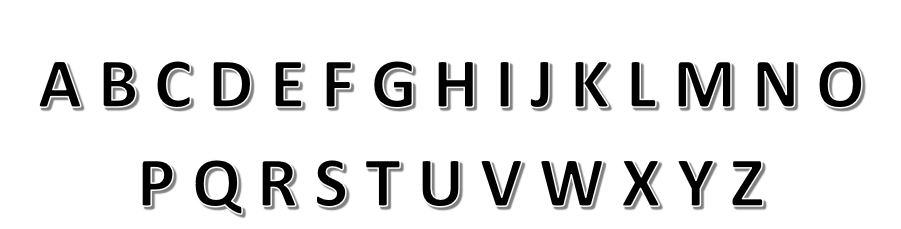
#> input picture 20XW97 - COMPUTER VISION LAB/Exercises/4.LabTasks4/uzimages/A-Z.png, 901 x 229 px
$ jupyter execute --allow-errors LabTasks4.ipynb
#> lines starting #> are read from the running program, lines starting #| are printed output that depends on the picture; after the words box and inside, x2 and y2 are one past the last pixel; in counts of white or black regions, pixels touching at a corner belong together
[cell 1]
import numpy as np
import matplotlib.pyplot as plt
import cv2 as cv
import sounddevice as sd
import scipy.io as spio
import scipy.signal as spsg
from skimage.filters import laplace, sobel, prewitt, gaussian
from skimage import segmentation
from skimage.util import random_noise
from skimage.feature import canny

### Task 1
Perform template matching with respect to `"Alphabet images"`.

[cell 2]
img = cv.imread('uzimages/A-Z.png', cv.IMREAD_GRAYSCALE)
#> img is the input picture: shape (229, 901); min 0, max 255, mean 227.6
template = cv.imread('uzimages/W.png', cv.IMREAD_GRAYSCALE)
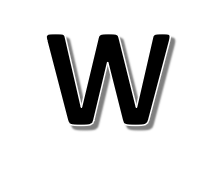
#> input picture 20XW97 - COMPUTER VISION LAB/Exercises/4.LabTasks4/uzimages/W.png, 216 x 187 px
#> template is the input picture: shape (187, 216); min 0, max 255, mean 217.3

plt.figure(figsize=(8, 4))
plt.subplot(211), plt.imshow(img, cmap="gray"), plt.title("img")
plt.subplot(212), plt.imshow(template, cmap="gray"), plt.title("template")
plt.tight_layout()

The given template image size is larger than the match in the full image. We can resize the given template to match the shape of the letters in the full image.

[cell 3]
# plt.imshow(img[150:, 530:620]) ---- W sliced from the A-Z image to resize the template
# from the we can get the shape the template should be in
h, w = img[150:, 530:621].shape
#> h = 79; w = 91
template = cv.resize(template, (w, h))
#> template: shape (79, 91)
plt.imshow(template, cmap="gray"), plt.title("Resized template")

[cell 4]
img_copy = img.copy()
res = cv.matchTemplate(img, template, cv.TM_CCORR_NORMED)
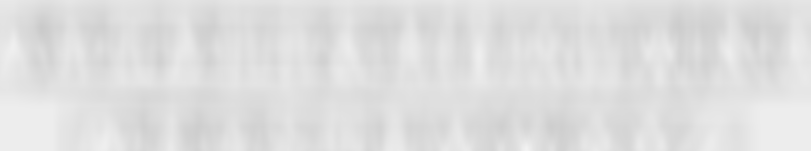
#> res: shape (151, 811) float32; min 0.794, max 0.952, mean 0.874
min_val, max_val, min_loc, max_loc = cv.minMaxLoc(res)
#> min_val = 0.794; max_val = 0.952; min_loc = (41, 27); max_loc = (526, 150)

top_left = max_loc
#> top_left = (526, 150)
bottom_right = (top_left[0] + w, top_left[1] + h)
#> bottom_right = (617, 229)

cv.rectangle(img, top_left, bottom_right, 0, 2)
#> img: shape (229, 901); 0.4% of pixels changed, all inside (x1, y1, x2, y2) = (525, 149, 619, 229)
plt.imshow(img, cmap="gray")

### Task 2
Perform template matching of `"Voice signal"`. Perform the following step by step.

1. Record your voice with sampling rate of `8000 Hz` for a duration of one second. The word to be uttered is `"Hello"`. This has to be done uniformly so that the length of the signal remains the same for everyone.
2. Perform correlation of `"Hello"` with respect to other `"Hello"` signal and find the best match.

For this task, I've used various audio files generated from online tts tools for a decent quality audio file, which was originally sampled at `48kHz`, and was rewritten with `8kHz`.

#> (a cell that did not finish here is left out)

#> (a cell that did not finish here is left out)

[cell 7]
# Plot signals
plt.figure(figsize=(16, 4))
plt.subplot(151), plt.plot(template), plt.title("template")
#> (the rest of this cell did not finish here and is left out)

[cell 8]
# Normalize signals
def normalize(signal):
    return (signal - np.mean(signal)) / np.std(signal)
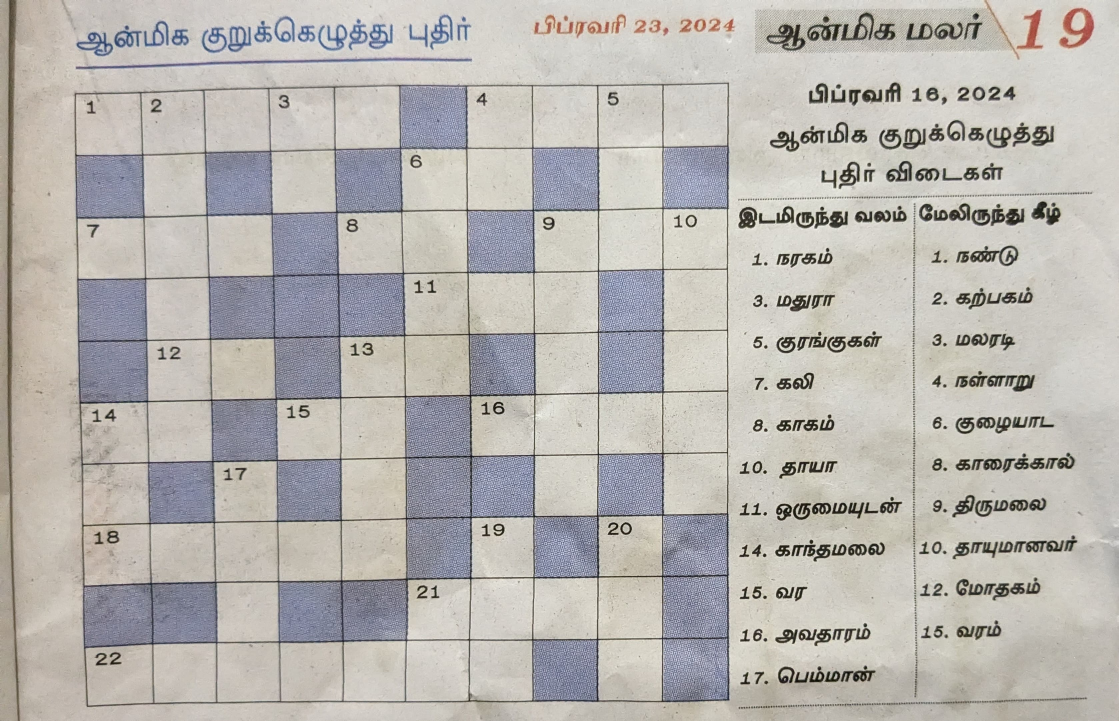
#> input picture 20XW97 - COMPUTER VISION LAB/Exercises/4.LabTasks4/img_task3.jpeg, 3356 x 2162 px (shown at 1/3 size)

template = normalize(template)
#> (the rest of this cell did not finish here and is left out)

#> (a cell that did not finish here is left out)

yup, that's Betty_A, the template voice's `"Hello"`.

### Task 3
Perform template matching of `"Voice signal"`. Perform the following step by step.

1. Take a photograph of a good document using your mobile phone. Utmost care has to be taken to capture the document image. Don’t download the document image from the internet. The document wordings should be good.
2. Apply the following operators (i) Robert (ii) Prewitt (iii) Sobel and (iv) Canny edge detector to the input document image and analyse the result.

[cell 10]
def robert_cross_operator(img):
    Hx = np.array([[1, 0],
                   [0, -1]])
    Hy = np.array([[0, 1],
                   [-1, 0]])

    Gx = cv.filter2D(img, cv.CV_64F, Hx)
    Gy = cv.filter2D(img, cv.CV_64F, Hy)

    G = np.sqrt(np.square(Gx) + np.square(Gy))
    return G

[cell 11]
def prewitt_gradient_edge_detector(img):
    Hx = np.array([[-1, 0, 1],
                   [-1, 0, 1],
                   [-1, 0, 1]])
    Hy = np.array([[1, 1, 1],
                   [0, 0, 0],
                   [-1, -1, -1]])

    Gx = cv.filter2D(img, cv.CV_64F, Hx)
    Gy = cv.filter2D(img, cv.CV_64F, Hy)

    G = np.sqrt(np.square(Gx) + np.square(Gy))
    return G

[cell 12]
def sobel_operator(img):
    Gx = cv.Sobel(img, cv.CV_64F, 1, 0, 3)
    Gy = cv.Sobel(img, cv.CV_64F, 0, 1, 3)

    G = np.sqrt(np.square(Gx) + np.square(Gy))
    return G

[cell 13]
def canny_edge_detector(img):
    edges = cv.Canny(img, 100, 200)
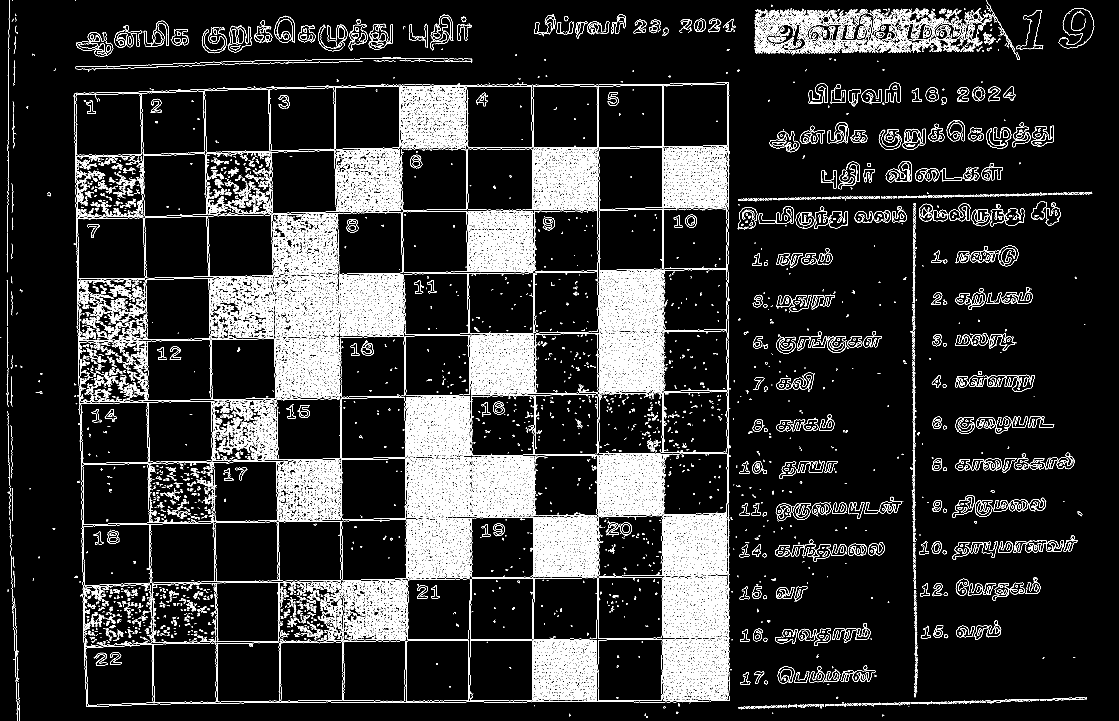
#> edges: shape (2162, 3356) (shown at 1/3 size); 8.4% white in thin lines or dots
    return edges

[cell 14]
img = cv.imread("img_task3.jpeg", cv.IMREAD_GRAYSCALE)

plt.figure(figsize=(16, 16))
plt.subplot(151), plt.imshow(img, cmap='gray'), plt.title("img"), plt.axis('off')
plt.subplot(152), plt.imshow(robert_cross_operator(img), cmap='gray'), plt.title("Robert's Cross Operator"), plt.axis('off')
plt.subplot(153), plt.imshow(prewitt_gradient_edge_detector(img), cmap='gray'), plt.title("Prewitt's Gradient Edge Detector"), plt.axis('off')
plt.subplot(154), plt.imshow(sobel_operator(img), cmap='gray'), plt.title("Sobel Operator"), plt.axis('off')
plt.subplot(155), plt.imshow(canny_edge_detector(img), cmap='gray'), plt.title("Canny Edge Detector"), plt.axis('off')
plt.tight_layout()

[cell 15]
img = cv.imread("img2_task3.webp", cv.IMREAD_GRAYSCALE)
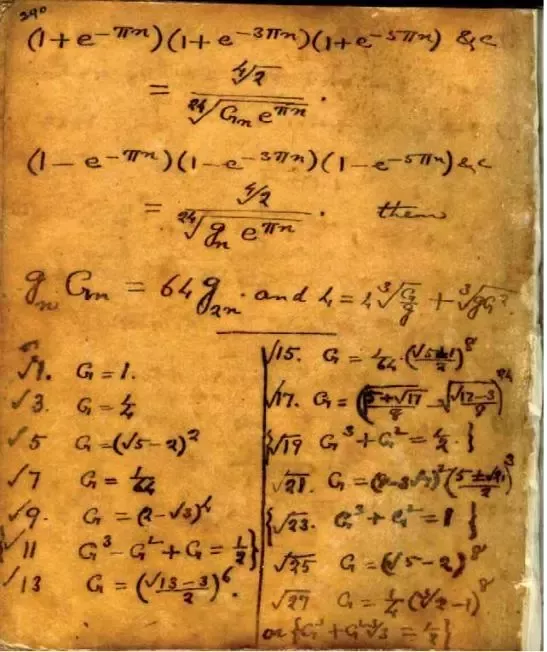
#> input picture 20XW97 - COMPUTER VISION LAB/Exercises/4.LabTasks4/img2_task3.webp, 547 x 652 px
#> img: shape (652, 547); min 0, max 255, mean 147

plt.figure(figsize=(16, 16))
plt.subplot(151), plt.imshow(img, cmap='gray'), plt.title("img"), plt.axis('off')
plt.subplot(152), plt.imshow(robert_cross_operator(img), cmap='gray'), plt.title("Robert's Cross Operator"), plt.axis('off')
plt.subplot(153), plt.imshow(prewitt_gradient_edge_detector(img), cmap='gray'), plt.title("Prewitt's Gradient Edge Detector"), plt.axis('off')
plt.subplot(154), plt.imshow(sobel_operator(img), cmap='gray'), plt.title("Sobel Operator"), plt.axis('off')
plt.subplot(155), plt.imshow(canny_edge_detector(img), cmap='gray'), plt.title("Canny Edge Detector"), plt.axis('off')
#> in canny_edge_detector (call 2), `edges = cv.Canny(img, 100, 200)`:
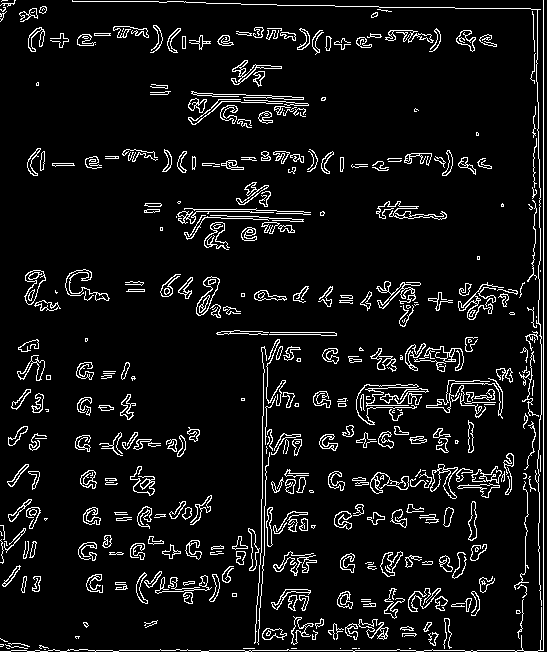
#> edges: shape (652, 547); 7.3% white in thin lines or dots
plt.tight_layout()

### Task 4
#### Watershed algorithm

The sample code given below performs image segmentation using watershed algorithm. Analyse the role of elevation map and marker. For elevation map, Laplacian operator which is basically a second order derivative is applied. What will happen it is replaced by first order derivative filters like Sobel, Prewit and Canny?  Will it be possible to show that water shed algorithm results in over segmentation in the presence of noise?

[cell 16]
# Given code
# Read the input image
img = cv.imread("cameraman.tif", cv.IMREAD_GRAYSCALE)
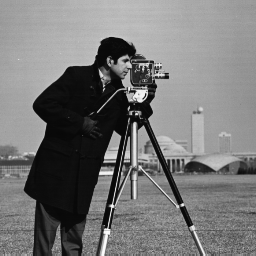
#> input picture 20XW97 - COMPUTER VISION LAB/Exercises/4.LabTasks4/cameraman.tif, 256 x 256 px
#> img is the input picture: shape (256, 256); min 7, max 253, mean 118.7
# Extract the edge information
elevation_map = laplace(img)
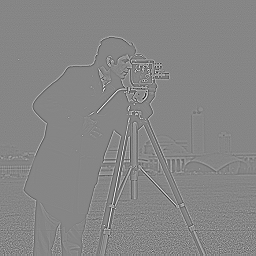
#> elevation_map: shape (256, 256) float64; min -2.13, max 1.92, mean 2.34e-18; drawn with min black and max white
# Define the markers
markers = np.zeros_like(img)
markers[img < 100] = 1
markers[img > 125] = 2
# Perform watershed based segmentation
segmented_img = segmentation.watershed(elevation_map, markers)
#> segmented_img: shape (256, 256); values 1 (black) and 2 (white), 64.5% white; 46 black regions (31 under 20 px), largest, box (x1, y1, x2, y2) and area: (0, 37, 256, 256) 20396, (193, 199, 256, 256) 1835, (133, 238, 153, 256) 134
# Displaying the results
plt.figure(figsize=(16, 4))
plt.subplot(121), plt.imshow(img, cmap="gray"), plt.title("img")
plt.subplot(122), plt.imshow(segmented_img, cmap="gray"), plt.title("segmented_img")
plt.tight_layout()

#### Role of Elevation Map

- The elevation map represents the "landscape" of the image where the intensity values correspond to the height of the landscape.
Applying the Laplacian operator creates this elevation map.
- The Laplacian operator, being a second-order derivative, highlights regions where the intensity changes rapidly, thus enhancing the edges and ridges in the image. This helps in finding the boundaries between different segments.

#### Role of Markers
- Markers are predefined labels that help the watershed algorithm distinguish different regions. In the provided code, the markers are set based on intensity thresholds: pixels with intensity less than 100 are marked as 1 and pixels with intensity greater than 125 are marked as 2.
- These markers guide the algorithm to start from specific points (markers) and "flood" the regions. The regions are segmented based on these markers and the elevation map.

[cell 17]
# Applying first order derivatives as elevation maps
segmented_img_laplacian = segmentation.watershed(laplace(img), markers)
segmented_img_sobel = segmentation.watershed(sobel(img), markers)
#> segmented_img_sobel: shape (256, 256); values 1 (black) and 2 (white), 68.2% white; 168 black regions (140 under 20 px), largest, box (x1, y1, x2, y2) and area: (0, 37, 256, 256) 18479, (202, 229, 256, 256) 515, (198, 182, 236, 195) 272
segmented_img_prewitt = segmentation.watershed(prewitt(img), markers)
#> segmented_img_prewitt: shape (256, 256); values 1 (black) and 2 (white), 68.3% white; 171 black regions (148 under 20 px), largest, box (x1, y1, x2, y2) and area: (0, 37, 256, 256) 18455, (195, 229, 256, 256) 482, (198, 182, 236, 195) 276
segmented_img_canny = segmentation.watershed(canny(img), markers)
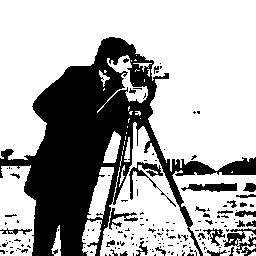
#> segmented_img_canny: shape (256, 256); values 1 (black) and 2 (white), 68.2% white; 166 black regions (138 under 20 px), largest, box (x1, y1, x2, y2) and area: (0, 37, 256, 256) 17915, (223, 228, 256, 256) 391, (129, 162, 176, 207) 382

# Add random salt & pepper noise to the image and get new markers
noisy_img = random_noise(img, mode='s&p', amount=0.01)
markers_noisy = np.zeros_like(noisy_img, dtype=np.int32)
markers_noisy[noisy_img < 100] = 1
markers_noisy[noisy_img > 125] = 2

# segmenting them again with all the elevation maps
segmented_img_laplacian_noisy = segmentation.watershed(laplace(noisy_img), markers_noisy)
#> segmented_img_laplacian_noisy: shape (256, 256) int32; every value is 1
segmented_img_sobel_noisy = segmentation.watershed(sobel(noisy_img), markers_noisy)
segmented_img_prewitt_noisy = segmentation.watershed(prewitt(noisy_img), markers_noisy)
segmented_img_canny_noisy = segmentation.watershed(canny(noisy_img), markers_noisy)

plt.figure(figsize=(16, 8))

plt.subplot(2, 5, 1), plt.imshow(img, cmap="gray"), plt.title("Original Image")
plt.subplot(2, 5, 2), plt.imshow(segmented_img_laplacian, cmap="gray"), plt.title("Laplacian Segmentation")
plt.subplot(2, 5, 3), plt.imshow(segmented_img_sobel, cmap="gray"), plt.title("Sobel Segmentation")
plt.subplot(2, 5, 4), plt.imshow(segmented_img_prewitt, cmap="gray"), plt.title("Prewitt Segmentation")
plt.subplot(2, 5, 5), plt.imshow(segmented_img_canny, cmap="gray"), plt.title("Canny Segmentation")

plt.subplot(2, 5, 6), plt.imshow(noisy_img, cmap="gray"), plt.title("Noisy Image")
plt.subplot(2, 5, 7), plt.imshow(segmented_img_laplacian_noisy, cmap="gray"), plt.title("Laplacian (Noisy)")
plt.subplot(2, 5, 8), plt.imshow(segmented_img_sobel_noisy, cmap="gray"), plt.title("Sobel (Noisy)")
plt.subplot(2, 5, 9), plt.imshow(segmented_img_prewitt_noisy, cmap="gray"), plt.title("Prewitt (Noisy)")
plt.subplot(2, 5, 10), plt.imshow(segmented_img_canny_noisy, cmap="gray"), plt.title("Canny (Noisy)")

plt.tight_layout()

**Observations**
- Changing the elevation maps used for watershedding brought little to no changes.
- Adding even a little bit of noise to the same image results in oversegmentation as clear from the results above.

### Task 5
Write a python code to prove that “Laplacian” operator is an “isotropic” operator.

**Hint:** An isotropic operator in an image processing context is one which applies equally well in all directions in an image, with no particular sensitivity or bias towards one particular set of directions

[cell 18]
size = (256, 256)
images = []
laplacian_images = []

# Horizontal line
img = np.zeros(size, dtype=np.uint8)
img[size[0] // 2, :] = 255
images.append(img)
laplacian_images.append(cv.Laplacian(img, cv.CV_64F))

# Vertical line
img = np.zeros(size, dtype=np.uint8)
img[:, size[1] // 2] = 255
images.append(img)
laplacian_images.append(cv.Laplacian(img, cv.CV_64F))

# Diagonal line (top-left to bottom-right) using np.eye
img = np.eye(size[0], dtype=np.uint8)
images.append(img)
laplacian_images.append(cv.Laplacian(img, cv.CV_64F))

# Diagonal line (bottom-left to top-right) using np.fliplr
img = np.fliplr(np.eye(size[0], dtype=np.uint8))
images.append(img)
laplacian_images.append(cv.Laplacian(img, cv.CV_64F))

plt.figure(figsize=(16, 8))

titles = ['Horizontal Line', 'Vertical Line', 'Diagonal TL-BR', 'Diagonal BL-TR']
for i, (img, title) in enumerate(zip(images, titles)):
    plt.subplot(2, 4, i + 1)
    plt.imshow(img, cmap="gray")
    plt.title(title)
    plt.axis('off')

laplacian_titles = ['Laplacian (Horizontal)', 'Laplacian (Vertical)', 'Laplacian (Diagonal TL-BR)', 'Laplacian (Diagonal BL-TR)']
for i, (img, title) in enumerate(zip(laplacian_images, laplacian_titles)):
    plt.subplot(2, 4, i + 5)
    plt.imshow(img, cmap="gray")
    plt.title(title)
    plt.axis('off')

plt.tight_layout()
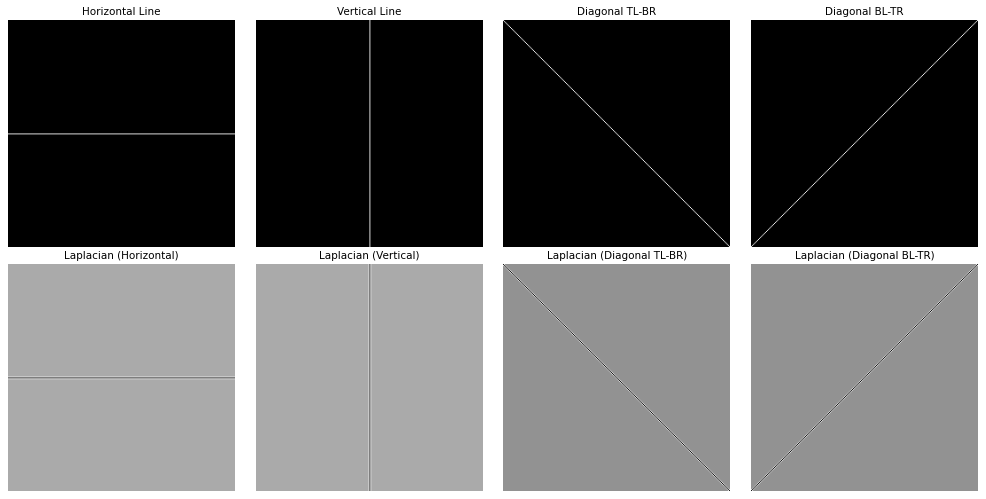
#> figure drawn by matplotlib, 8 panels
